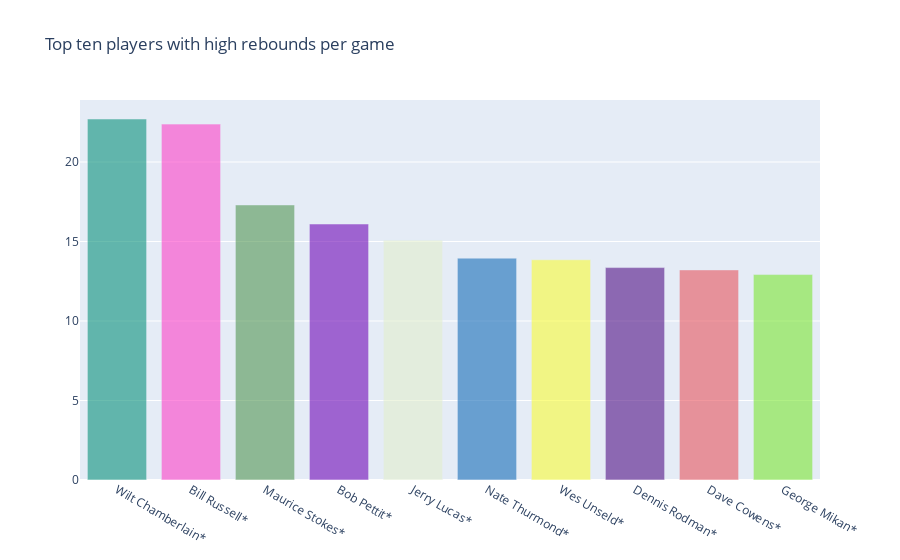

This figure's notebook cell:
### Code cell
trace0 = go.Bar(
    x=rpg['player'].head(10),
    y=rpg['RPG'].head(10),
    marker=dict(
        color= random_colors(10),
       
        
    ),
    opacity=0.6
)

data = [trace0]
layout = go.Layout(
    title='Top ten players with high rebounds per game',
)

fig = go.Figure(data=data, layout=layout)
py.iplot(fig, filename='text-hover-bar')

### Figure 1 — Plotly figure (JSON) as saved in the notebook; plotly's stock layout.template omitted (floating-point values rounded to 4 significant figures)
{"data": [{"marker": {"color": ["#0A927B", "#FD42C8", "#539754", "#7009B7", "#E3EFCE", "#166CB8", "#F9FC3A", "#521286", "#E8555E", "#7DE735"]}, "opacity": 0.6, "type": "bar", "x": ["Wilt Chamberlain*", "Bill Russell*", "Maurice Stokes*", "Bob Pettit*", "Jerry Lucas*", "Nate Thurmond*", "Wes Unseld*", "Dennis Rodman*", "Dave Cowens*", "George Mikan*"], "y": [22.7, 22.38, 17.3, 16.1, 15.09, 13.95, 13.85, 13.36, 13.21, 12.92]}], "layout": {"title": {"text": "Top ten players with high rebounds per game"}}}
